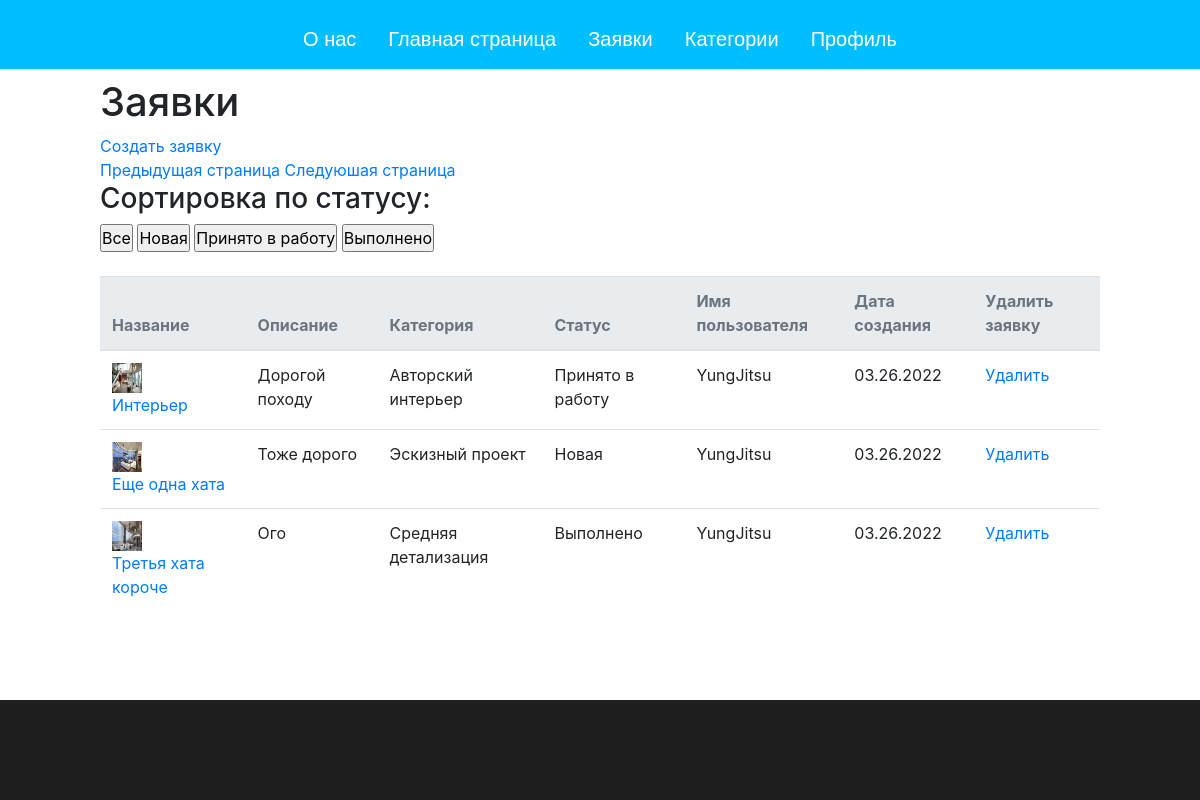
The app's page /accounts/profile/applications (signed in), older data.
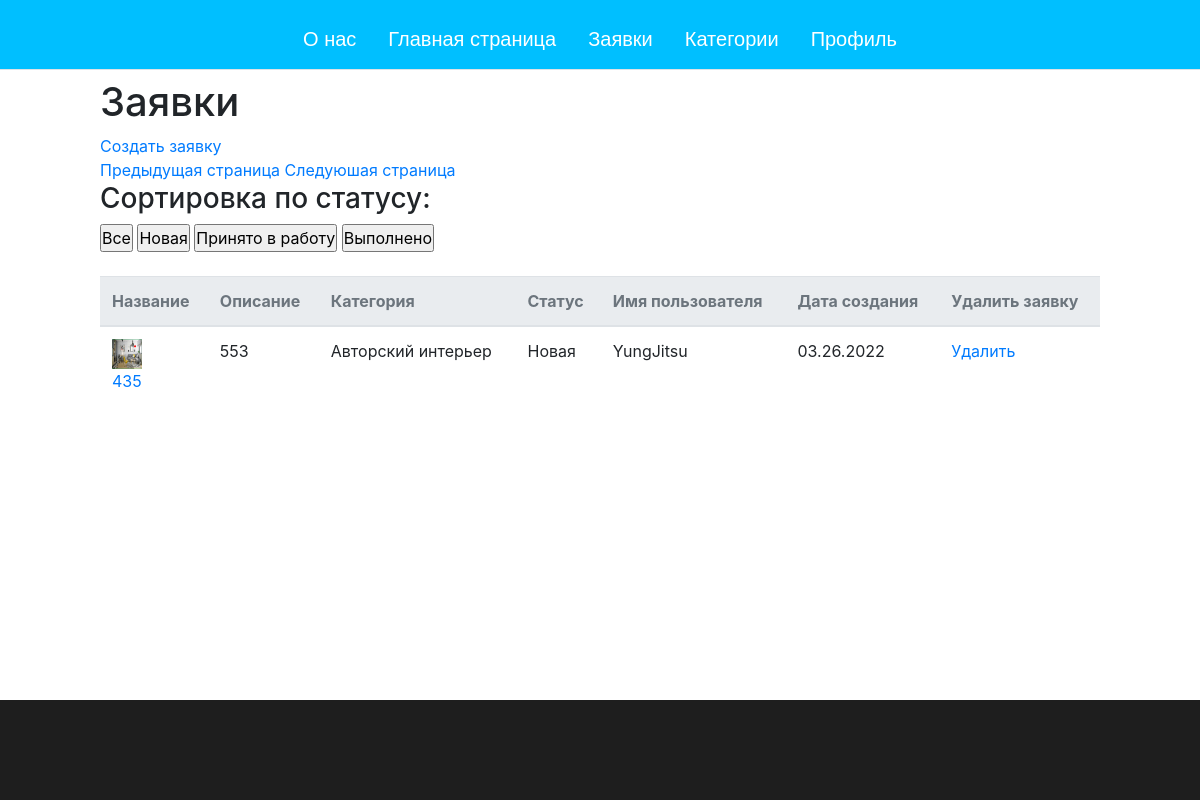
The same page, newer data.
### accounts/models.py (models this page shows, shortened)
class Application(models.Model):
    id = models.AutoField(primary_key=True, unique=True, verbose_name='id')
    title = models.CharField(max_length=200, verbose_name='Название')
    desc = models.TextField(max_length=400, verbose_name='Описание')
    img = models.ImageField(upload_to='img', verbose_name='Картинка')
    ready_design = models.ImageField(upload_to='design', verbose_name='Готовый дизайн', null=True, blank=True)
    user = models.ForeignKey(User, on_delete=models.SET_NULL, verbose_name='Пользователь', null=True, blank=True,
                             to_field='id')
    date = models.DateField(default=datetime.today())
    comment = models.TextField(max_length=400, verbose_name='Комментарий', null=True, blank=True)
    NEW = 'new'
    LOAD = 'load'
    READY = 'ready'
    LOAN_STATUS = (
        (NEW, 'Новая'),
        (LOAD, 'Принято в работу'),
        (READY, 'Выполнено'),
    )
    status = models.CharField(max_length=30, choices=LOAN_STATUS, default='new', help_text='Статус',
                              verbose_name='Статус')
    SKETCH = 'sketch'
    MID_DETAIL = 'mid_detail'
    AUTHOR = 'author'
    CATEGORIES = (
        (SKETCH, 'Эскизный проект'),
        (MID_DETAIL, 'Средняя детализация'),
        (AUTHOR, 'Авторский интерьер'),
    )
    category = models.CharField(max_length=30, choices=CATEGORIES, default='Эскизный проект', help_text='Категории',
                                verbose_name='Категории')
    def get_absolute_url(self):  # Тут мы создали новый метод
        return reverse('profile_application_detail', args=[str(self.id)])

class User(AbstractBaseUser, PermissionsMixin):
    id = models.AutoField(primary_key=True, unique=True)
    full_name = models.CharField(max_length=50, help_text="Напишите ФИО")
    username = models.CharField(max_length=50, unique=True)
    password = models.CharField(max_length=200)
    email = models.EmailField(unique=True, max_length=254)
    is_staff = models.BooleanField(default=False)
    USERNAME_FIELD = 'username'  # Идентификатор для обращения
    REQUIRED_FIELDS = ['email']  # Список имён полей для Superuser
    objects = MyUserManager()

### accounts/views.py (the view)
# urls.py: path('profile/applications', views.view_applications.as_view(), name='profile_applications'),
class view_applications(generic.ListView):
    model = Application
    paginate_by = 5
    def get_queryset(self):
        ordering = self.request.GET.get('orderby')
        if ordering == 'Выполнено':
            ordering = 'ready'
        elif ordering == 'Принято в работу':
            ordering = 'load'
        elif ordering == 'Новая':
            ordering = 'new'
        elif ordering == 'Все':
            ordering = ''
        if ordering == '' or ordering == None:
            if self.request.user.is_staff:
                return Application.objects.filter()
            else:
                return Application.objects.filter(user__exact=self.request.user.id)
        else:
            if self.request.user.is_staff:
                return Application.objects.filter(status=ordering)
            else:
                return Application.objects.filter(user__exact=self.request.user.id, status=ordering)

### accounts/templates/accounts/application_list.html (shortened to what this page needs)
{% extends 'base.html' %}
{% load static %}
{% block links %}
<link rel="stylesheet" href="{% static 'application_list.css'%}">
{% endblock %}
{% block content %}
{% if is_main %}
<h1>Заявки</h1>
{% if application_list %}
<h2>Кол-во работ, находящихся в обработке: {{ count_of_load }}</h2>
<table class="table align-middle table-edge table-hover table-nowrap mb-0">
  <thead class="thead-light">
      <tr>
          <th>
              <a href="javascript: void(0);" class="text-muted list-sort" data-sort="name">
                  Название
              </a>
          </th>
          <th>
              <a href="javascript: void(0);" class="text-muted list-sort" data-sort="email">
                  Описание
              </a>
          </th>
          <th>
              <a href="javascript: void(0);" class="text-muted list-sort" data-sort="id">
                  Категория
              </a>
          </th>
          <th>
          </th>
          {% if user.is_staff %}
          <th>
              <a href="javascript: void(0);" class="text-muted list-sort" data-sort="status">
                  Имя пользователя
              </a>
          </th>
          {% endif %}
          <th class="w-150px min-w-150px">
              <a href="javascript: void(0);" class="text-muted list-sort" data-sort="status">
                  Дата создания
              </a>
          </th>
      </tr>
  </thead>
  <tbody class="list">
    {% for application in application_list %}
      <tr>
          <td>
              <div class="avatar avatar-circle avatar-xs me-2">
                  <img src="..{{ application.img.url }}" alt="..." class="avatar-img" width="30" height="30">
              </div>
          <span class="name fw-bold">{{ application.title }}</span>
          </td>
          <td class="email">{{ application.desc }}</td>
          <td class="category">{{ application.get_category_display }}</td>
          <td class="status">{{ application.get_status_display }}<span class="legend-circle bg-success"></span></td>
          {% if user.is_staff %}
            <td class="name fw-bold">{{ application.user.get_username }}</td>
          {% endif %}
          <td class="date" data-signed="1648252800">03.26.2022</td>
      </tr>
      {% endfor %}
    </tbody>
</table>
{% endif %}
{% else %}
{% if request.user.is_authenticated %}
<h1>Заявки</h1>
{% if request.user.is_authenticated %}
<a href="{% url 'profile_applications_create' %}">Создать заявку</a>
<div>
  {% if page_obj.has_previous %}
    <a href="?page={{ page_obj.previous_page_number }}">Предыдущая страница</a>
  {% else %}
    <a href="#">Предыдущая страница</a>
  {% endif %}
  {% if page_obj.has_next %}
    <a href="?page={{ page_obj.next_page_number }}">Следуюшая страница</a>
  {% else %}
    <a href="#">Следуюшая страница</a>
  {% endif %}
</div>
{% endif %}
<h3>Сортировка по статусу:</h3>
<form action="{% url 'profile_applications' %}" method="get">
    <input type="submit" name="orderby" value="Все">
    <input type="submit" name="orderby" value="Новая">
    <input type="submit" name="orderby" value="Принято в работу">
    <input type="submit" name="orderby" value="Выполнено">
</form><br>
{% if application_list %}
<table class="table align-middle table-edge table-hover table-nowrap mb-0">
  <thead class="thead-light">
      <tr>
          <th>
              <a href="javascript: void(0);" class="text-muted list-sort" data-sort="name">
                  Название
              </a>
          </th>
          <th>
              <a href="javascript: void(0);" class="text-muted list-sort" data-sort="email">
                  Описание
              </a>
          </th>
          <th>
              <a href="javascript: void(0);" class="text-muted list-sort" data-sort="id">
                  Категория
              </a>
          </th>
          <th>
              <a href="javascript: void(0);" class="text-muted list-sort" data-sort="date">
                  Статус
              </a>
          </th>
          {% if user.is_staff %}
          <th>
              <a href="javascript: void(0);" class="text-muted list-sort" data-sort="status">
                  Имя пользователя
              </a>
          </th>
          {% endif %}
          <th class="w-150px min-w-150px">
              <a href="javascript: void(0);" class="text-muted list-sort" data-sort="status">
                  Дата создания
              </a>
          </th>
          <th class="w-150px min-w-150px">
            <a href="javascript: void(0);" class="text-muted list-sort" data-sort="status">
                Удалить заявку
            </a>
        </th>
      </tr>
  </thead>
  <tbody class="list">
    {% for application in application_list %}
      <tr>
          <td>
              <div class="avatar avatar-circle avatar-xs me-2">
                  <img src="..{{ application.img.url }}" alt="..." class="avatar-img" width="30" height="30">
              </div>
          <a class="name fw-bold" href="{{ application.get_absolute_url }}">{{ application.title }}</a>
          </td>
          <td class="email">{{ application.desc }}</td>
          <td class="category">{{ application.get_category_display }}</td>
          <td class="status">{{ application.get_status_display }}</td>
          {% if user.is_staff %}
            <td class="name fw-bold">{{ application.user.get_username }}</td>
          {% endif %}
          <td class="date" data-signed="1648252800">03.26.2022</td>
          <td class="date"><a href="{% url 'profile_application_delete' application.id %}">Удалить</a></td>
      </tr>
      {% endfor %}
    </tbody>
</table>
{% endif %}
{% else %}
<div class="block__footer">
  <h1>Чтобы просмотреть заявки вам нужно авторизироваться.</h1>
  <button><a href="{% url 'login'%}">Войти</a></button>
</div>
{% endif %}
{% endif %}
{%endblock%}

### myapp/templates/base.html (shortened to what this page needs)
{% load static %}
<!DOCTYPE html>
<html lang="en">
<head>
    <link rel="stylesheet" href="{% static 'main.css' %}">
    <link rel="stylesheet" href="https://stackpath.bootstrapcdn.com/bootstrap/4.1.3/css/bootstrap.min.css">
    {% block links %}{% endblock %}
</head>
<body>
    <header class="d-flex flex-wrap justify-content-center py-3 mb-2 border-bottom">
        <ul class="nav nav-pills">
          <li class="nav-item"><a href="{% url 'home'%}" class="nav-link">О нас</a></li>
          <li class="nav-item"><a href="{% url 'profile_main_applications' %}" class="nav-link">Главная страница</a></li>
          <li class="nav-item"><a href="{% url 'profile_applications' %}" class="nav-link">Заявки</a></li>
          <li class="nav-item"><a href="{% url 'category_control' %}" class="nav-link">Категории</a></li>
          {% if request.user.is_authenticated %}
            <li class="nav-item"><a href="{% url 'profile'%}" class="nav-link">Профиль</a></li>
          {% else %}
            <li class="nav-item"><a href="{% url 'login'%}" class="nav-link">Войти в аккаунт</a></li>
          {% endif %}
        </ul>
      </header>
    <main>
        {% block content %}
        {% endblock %}
    </main>
    <footer class="d-flex flex-wrap justify-content-center">
    </footer>
</body>
</html>

### myapp/static/main.css (style rules this page uses)
* { padding: 0; margin: 0; box-sizing: border-box; }
body { background: #272727; font-family: "Montserrat", sans-serif; }
header { width: 100%; height: 70px; background-color: #00BFFF; }
li { list-style-type: none; }
header a { color: white; font-size: 20px; font-family: Arial, Helvetica, sans-serif; font-weight: medium; transition: 400ms; }
main { padding: 0 100px; }
footer { position: fixed; left: 0; bottom: 0; background: #1E1E1E; width: 100%; height: 100px; display: flex; justify-content: center; align-items: center; }

Row changes from the older to the newer data that the page shows:
removed Application: img (picture), title "Интерьер", desc "Дорогой походу", category "Авторский интерьер", status "Принято в работу", user.get_username "YungJitsu"
removed Application: img (picture), title "Еще одна хата", desc "Тоже дорого", category "Эскизный проект", status "Новая", user.get_username "YungJitsu"
removed Application: img (picture), title "Третья хата короче", desc "Ого", category "Средняя детализация", status "Выполнено", user.get_username "YungJitsu"
added Application: img (picture), title "435", desc "553", category "Авторский интерьер", status "Новая", user.get_username "YungJitsu"
